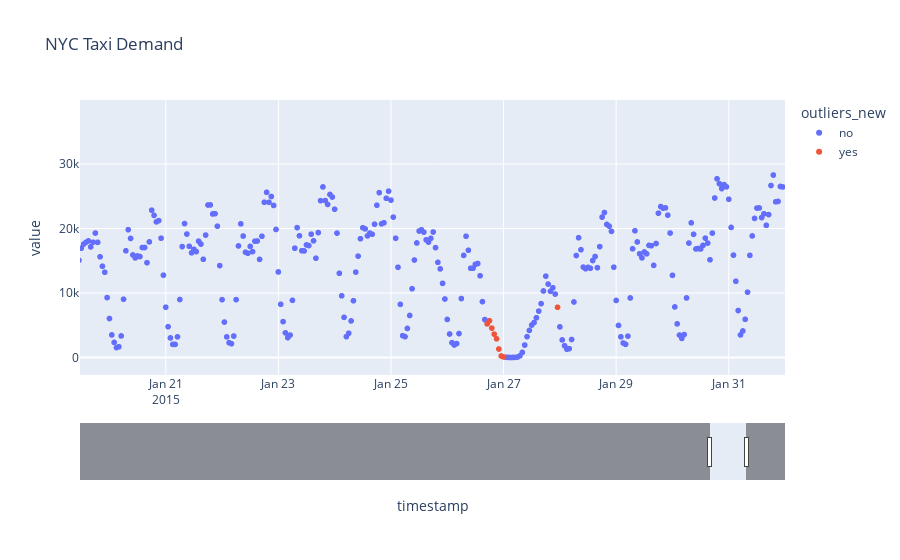

Here is the notebook cell this chart was saved with:
### Code cell
fig = px.scatter(df_final, x='timestamp', y='value', color='outliers_new', hover_data=['weekday','hour','value_avg'], title='NYC Taxi Demand')

fig.update_xaxes(
    rangeslider_visible=True,
)
fig.show()

### Figure 1 — Plotly figure (JSON) as saved in the notebook; plotly's stock layout.template omitted (floating-point values rounded to 4 significant figures; data arrays with more than 128 entries replaced by an {"elided": "..."} marker saying what was removed)
{"data": [{"customdata": {"elided": "5144x3 mixed values"}, "hovertemplate": "outliers_new=no<br>timestamp=%{x}<br>value=%{y}<br>weekday=%{customdata[0]}<br>hour=%{customdata[1]}<br>value_avg=%{customdata[2]}<extra></extra>", "legendgroup": "no", "marker": {"color": "#636efa", "symbol": "circle"}, "mode": "markers", "name": "no", "showlegend": true, "type": "scattergl", "x": {"elided": "5144 str values"}, "xaxis": "x", "y": {"elided": "5144 float values"}, "yaxis": "y"}, {"customdata": [["Monday", 0, 8020.0], ["Saturday", 23, 25190.0], ["Sunday", 1, 21590.0], ["Thursday", 0, 12700.0], ["Thursday", 1, 8133.0], ["Thursday", 2, 5350.0], ["Sunday", 23, 11690.0], ["Monday", 17, 17710.0], ["Monday", 18, 21190.0], ["Monday", 19, 21260.0], ["Monday", 20, 19880.0], ["Monday", 21, 19200.0], ["Monday", 22, 17190.0], ["Monday", 23, 12863], ["Tuesday", 0, 8484.0], ["Tuesday", 23, 16220.0]], "hovertemplate": "outliers_new=yes<br>timestamp=%{x}<br>value=%{y}<br>weekday=%{customdata[0]}<br>hour=%{customdata[1]}<br>value_avg=%{customdata[2]}<extra></extra>", "legendgroup": "yes", "marker": {"color": "#EF553B", "symbol": "circle"}, "mode": "markers", "name": "yes", "showlegend": true, "type": "scattergl", "x": ["2014-09-01T00:00:00", "2014-09-06T23:00:00", "2014-11-02T01:00:00", "2015-01-01T00:00:00", "2015-01-01T01:00:00", "2015-01-01T02:00:00", "2015-01-04T23:00:00", "2015-01-26T17:00:00", "2015-01-26T18:00:00", "2015-01-26T19:00:00", "2015-01-26T20:00:00", "2015-01-26T21:00:00", "2015-01-26T22:00:00", "2015-01-26T23:00:00", "2015-01-27T00:00:00", "2015-01-27T23:00:00"], "xaxis": "x", "y": [13763, 29420.0, 37200.0, 25850, 29292, 25750.0, 8402, 5221, 5704.0, 4566.0, 3630.0, 2907, 1324.0, 243, 94.5, 7792], "yaxis": "y"}], "layout": {"autosize": true, "legend": {"title": {"text": "outliers_new"}, "tracegroupgap": 0}, "title": {"text": "NYC Taxi Demand"}, "xaxis": {"anchor": "y", "autorange": false, "domain": [0, 1], "range": ["2015-01-19 11:26:40.8495", "2015-01-31 23:58:08.2282"], "rangeslider": {"autorange": true, "range": ["2014-06-18 05:30:46.6019", "2015-02-13 17:29:13.3981"], "visible": true, "yaxis": {"_template": null, "rangemode": "match"}}, "title": {"text": "timestamp"}, "type": "date"}, "yaxis": {"anchor": "x", "autorange": true, "domain": [0, 1], "range": [-3043.0, 40260.0], "title": {"text": "value"}, "type": "linear"}}}
